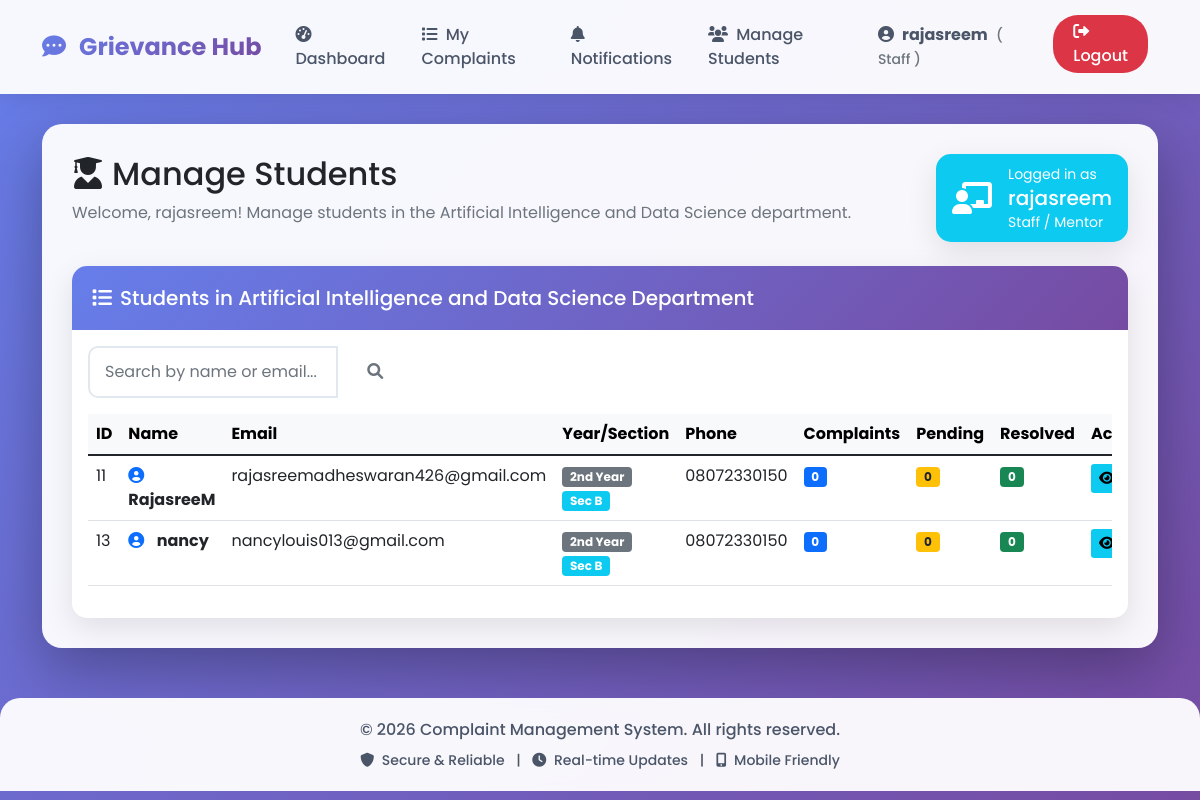
The page /mentor/students (signed in) on the database its author committed.
### models.py (models this page shows)
class User(UserMixin, db.Model):
    id = db.Column(db.Integer, primary_key=True)
    username = db.Column(db.String(80), unique=True, nullable=False)
    email = db.Column(db.String(120), unique=True, nullable=False)
    password = db.Column(db.String(200), nullable=False)
    role = db.Column(db.String(20), default='student')  # student, staff/mentor, hod, admin
    department = db.Column(db.String(100))
    year = db.Column(db.String(20))
    section = db.Column(db.String(10))
    parent_name = db.Column(db.String(100))
    parent_phone = db.Column(db.String(15))
    address = db.Column(db.Text)
    mentor_name = db.Column(db.String(100))  # For students - who is their mentor
    phone = db.Column(db.String(15))
    created_at = db.Column(db.DateTime, default=datetime.utcnow)
    complaints = db.relationship('Complaint', backref='author', lazy=True, foreign_keys='Complaint.user_id')
    assigned_complaints = db.relationship('Complaint', backref='assigned_staff', lazy=True, foreign_keys='Complaint.assigned_to')

### app.py (the view)
@app.route('/mentor/students')
@login_required
def mentor_students():
    if current_user.role != 'staff':
        abort(403)
    students = User.query.filter_by(department=current_user.department, role='student').all()
    student_stats = []
    for student in students:
        complaints = Complaint.query.filter_by(user_id=student.id).all()
        stats = calculate_complaint_stats(complaints)
        student_stats.append({
            'user': student,
            'total_complaints': len(complaints),
            'pending': stats['pending'],
            'resolved': stats['resolved'],
            'rejected': stats['rejected']
        })
    return render_template('mentor_students.html',
                         students=student_stats,
                         department=current_user.department,
                         mentor_name=current_user.username)

### app.py (called while the page is built)
def is_super_admin(user):
    return user.role == 'admin' and user.email == 'vanitha.sty3375@gmail.com'

def is_department_admin(user):
    return user.role == 'hod'

@login_manager.user_loader
def load_user(user_id):
    return User.query.get(int(user_id))

@app.context_processor
def utility_processor():
    return {
        'is_super_admin': is_super_admin,
        'is_department_admin': is_department_admin
    }

### utils.py (called while the page is built)
def calculate_complaint_stats(complaints):
    total = len(complaints)
    pending = sum(1 for c in complaints if c.status == 'pending')
    in_progress = sum(1 for c in complaints if c.status == 'in_progress')
    resolved = sum(1 for c in complaints if c.status == 'resolved')
    rejected = sum(1 for c in complaints if c.status == 'rejected')
    return {
        'total': total,
        'pending': pending,
        'in_progress': in_progress,
        'resolved': resolved,
        'rejected': rejected,
        'resolution_rate': round((resolved / total * 100) if total > 0 else 0, 2)
    }

### templates/mentor_students.html (shortened to what this page needs)
{% extends "base.html" %}
{% block content %}
<div class="row mb-4">
    <div class="col-12">
        <div class="d-flex justify-content-between align-items-center">
            <div>
                <h2><i class="fas fa-user-graduate me-2"></i>Manage Students</h2>
                <p class="text-muted">Welcome, {{ mentor_name }}! Manage students in the {{ department }} department.</p>
            </div>
            <div class="card bg-info text-white">
                <div class="card-body py-2 px-3">
                    <div class="d-flex align-items-center">
                        <i class="fas fa-chalkboard-teacher fa-2x me-3"></i>
                        <div>
                            <small>Logged in as</small>
                            <h5 class="mb-0">{{ mentor_name }}</h5>
                            <small>Staff / Mentor</small>
                        </div>
                    </div>
                </div>
            </div>
        </div>
    </div>
</div>
<div class="row">
    <div class="col-12">
        <div class="card no-card-hover">
            <div class="card-header">
                <h5 class="mb-0"><i class="fas fa-list me-2"></i>Students in {{ department }} Department</h5>
            </div>
            <div class="card-body">
                <div class="row mb-3">
                    <div class="col-md-4">
                        <div class="input-group">
                            <input type="text" class="form-control" id="searchStudent" placeholder="Search by name or email...">
                            <button class="btn btn-outline-secondary" type="button" onclick="filterStudents()">
                                <i class="fas fa-search"></i>
                            </button>
                        </div>
                    </div>
                </div>
                {% if students %}
                    <div class="table-responsive">
                        <table class="table table-hover" id="studentsTable">
                            <thead class="table-light">
                                <tr>
                                    <th>ID</th>
                                    <th>Name</th>
                                    <th>Email</th>
                                    <th>Year/Section</th>
                                    <th>Phone</th>
                                    <th>Complaints</th>
                                    <th>Pending</th>
                                    <th>Resolved</th>
                                    <th>Actions</th>
                                 </thead>
                            <tbody>
                                {% for student in students %}
                                <tr data-name="{{ student.user.username|lower }} {{ student.user.email|lower }}">
                                    <td>{{ student.user.id }}</td>
                                    <td>
                                        <i class="fas fa-user-circle me-2 text-primary"></i>
                                        <strong>{{ student.user.username }}</strong>
                                     </td>
                                    <td>{{ student.user.email }}</td>
                                    <td>
                                        <span class="badge bg-secondary">{{ student.user.year }}</span>
                                        <span class="badge bg-info">Sec {{ student.user.section }}</span>
                                     </td>
                                    <td>{{ student.user.phone or 'N/A' }}</td>
                                    <td>
                                        <span class="badge bg-primary">{{ student.total_complaints }}</span>
                                     </td>
                                    <td>
                                        <span class="badge bg-warning text-dark">{{ student.pending }}</span>
                                     </td>
                                    <td>
                                        <span class="badge bg-success">{{ student.resolved }}</span>
                                     </td>
                                    <td>
                                        <div class="btn-group btn-group-sm" role="group">
                                            <a href="{{ url_for('mentor_student_complaints', student_id=student.user.id) }}"
                                               class="btn btn-info" title="View Complaints">
                                                <i class="fas fa-eye"></i>
                                            </a>
                                        </div>
                                     </td>
                                </tr>
                                {% endfor %}
                            </tbody>
                        </table>
                    </div>
                {% endif %}
            </div>
        </div>
    </div>
</div>
{% endblock %}

### templates/base.html (shortened to what this page needs)
<!DOCTYPE html>
<html lang="en">
<head>
    <link href="https://cdn.jsdelivr.net/npm/bootstrap@5.1.3/dist/css/bootstrap.min.css" rel="stylesheet">
    <link rel="stylesheet" href="https://cdnjs.cloudflare.com/ajax/libs/font-awesome/6.0.0/css/all.min.css">
</head>
<body>
    <nav class="navbar navbar-expand-lg navbar-light">
        <div class="container">
            <a class="navbar-brand" href="{{ url_for('index') }}">
                <i class="fas fa-comment-dots me-2"></i>
                Grievance Hub
            </a>
            <div class="collapse navbar-collapse" id="navbarNav">
                <ul class="navbar-nav ms-auto">
                    {% if current_user.is_authenticated %}
                        <li class="nav-item">
                            {% if is_super_admin(current_user) %}
                                <a class="nav-link" href="{{ url_for('super_admin_dashboard') }}">
                                    <i class="fas fa-tachometer-alt me-1"></i> Dashboard
                                </a>
                            {% elif is_department_admin(current_user) %}
                                <a class="nav-link" href="{{ url_for('hod_dashboard') }}">
                                    <i class="fas fa-tachometer-alt me-1"></i> Dashboard
                                </a>
                            {% elif current_user.role == 'staff' %}
                                <a class="nav-link" href="{{ url_for('staff_dashboard') }}">
                                    <i class="fas fa-tachometer-alt me-1"></i> Dashboard
                                </a>
                            {% else %}
                                <a class="nav-link" href="{{ url_for('dashboard') }}">
                                    <i class="fas fa-tachometer-alt me-1"></i> Dashboard
                                </a>
                            {% endif %}
                        </li>
                        <li class="nav-item">
                            <a class="nav-link" href="{{ url_for('view_complaints') }}">
                                <i class="fas fa-list me-1"></i> My Complaints
                            </a>
                        </li>
                        <li class="nav-item position-relative">
                            <a class="nav-link" href="{{ url_for('view_notifications') }}">
                                <i class="fas fa-bell me-1"></i> Notifications
                                {% set unread = current_user.notifications|selectattr('is_read', 'equalto', false)|list|length %}
                            </a>
                        </li>
                        {% if current_user.role == 'staff' %}
                            <li class="nav-item">
                                <a class="nav-link" href="{{ url_for('mentor_students') }}">
                                    <i class="fas fa-users me-1"></i> Manage Students
                                </a>
                            </li>
                        {% endif %}
                        <li class="nav-item me-2">
                            <span class="nav-link">
                                <i class="fas fa-user-circle me-1"></i>
                                <strong>{{ current_user.username }}</strong>
                                <small class="text-muted ms-1">
                                    ({% if is_super_admin(current_user) %}
                                        Super Admin
                                    {% elif is_department_admin(current_user) %}
                                        HOD
                                    {% elif current_user.role == 'staff' %}
                                        Staff
                                    {% else %}
                                        Student
                                    {% endif %})
                                </small>
                            </span>
                        </li>
                        <li class="nav-item">
                            <a class="nav-link logout-btn" href="{{ url_for('logout') }}"
                               onclick="return confirm('Are you sure you want to logout?')">
                                <i class="fas fa-sign-out-alt"></i> Logout
                            </a>
                        </li>
                    {% endif %}
                </ul>
            </div>
        </div>
    </nav>
    <div class="container">
        <div class="main-content">
            {% block content %}{% endblock %}
        </div>
    </div>
    <footer class="footer">
        <div class="container">
            <p class="mb-0">&copy; 2026 Complaint Management System. All rights reserved.</p>
            <p class="mb-0 mt-2 small">
                <i class="fas fa-shield-alt me-1"></i> Secure & Reliable
                <span class="mx-2">|</span>
                <i class="fas fa-clock me-1"></i> Real-time Updates
                <span class="mx-2">|</span>
                <i class="fas fa-mobile-alt me-1"></i> Mobile Friendly
            </p>
        </div>
    </footer>
</body>
</html>

### templates/base.html (style rules this page uses)
* { font-family: 'Poppins', sans-serif; }
body { background: linear-gradient(135deg, #667eea 0%, #764ba2 100%); min-height: 100vh; background-attachment: fixed; }
.navbar { background: rgba(255, 255, 255, 0.95) !important; backdrop-filter: blur(10px); box-shadow: 0 2px 20px rgba(0,0,0,0.1); padding: 15px 0; }
.navbar-brand { font-weight: 700; font-size: 1.5rem; background: linear-gradient(135deg, #667eea 0%, #764ba2 100%); -webkit-background-clip: text; -webkit-text-fill-color: transparent; transition: transform 0.3s ease; }
.nav-link { font-weight: 500; color: #4a5568 !important; margin: 0 10px; position: relative; transition: color 0.3s ease; }
.logout-btn { background-color: #dc3545; color: white !important; border-radius: 25px; padding: 5px 20px !important; margin-left: 15px; transition: all 0.3s ease; }
.main-content { background: rgba(255, 255, 255, 0.95); border-radius: 20px; padding: 30px; margin: 30px 0; box-shadow: 0 20px 60px rgba(0,0,0,0.3); animation: fadeInUp 0.5s ease; }
.card { border: none; border-radius: 15px; box-shadow: 0 10px 30px rgba(0,0,0,0.1); transition: all 0.3s ease; overflow: hidden; }
.card-header { background: linear-gradient(135deg, #667eea 0%, #764ba2 100%); color: white; font-weight: 600; border: none; padding: 20px; }
.btn { border-radius: 10px; padding: 12px 30px; font-weight: 600; transition: all 0.3s ease; border: none; }
.form-control, .form-select { border: 2px solid #e2e8f0; border-radius: 10px; padding: 12px 15px; transition: all 0.3s ease; }
.footer { background: rgba(255, 255, 255, 0.95); backdrop-filter: blur(10px); padding: 20px 0; margin-top: 50px; border-radius: 20px 20px 0 0; color: #4a5568; text-align: center; font-weight: 500; }

### rows shown on the page
User: username "rajasreem", department "Artificial Intelligence and Data Science"
User: user.id "11", user.username "RajasreeM", user.email "rajasreemadheswaran426@gmail.com", user.year "2nd Year", user.section "B", user "08072330150"
User: user.id "13", user.username "nancy", user.email "nancylouis013@gmail.com", user.year "2nd Year", user.section "B", user "08072330150"

### other values the page prints
{{ student.total_complaints }} "0" "0"
{{ student.pending }} "0" "0"
{{ student.resolved }} "0" "0"
